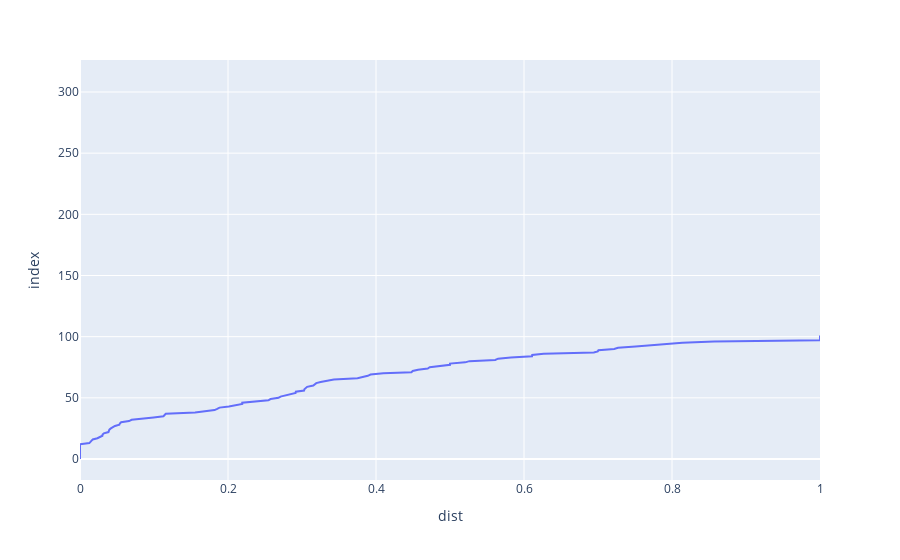

Source (notebook cell):
### Code cell
import plotly.express as px
df_sorted = df.sort_values(by="dist")
px.line(df_sorted.reset_index(drop=True).reset_index(), x="dist", y="index").show()

### Figure 1 — Plotly figure (JSON) as saved in the notebook; plotly's stock layout.template omitted (floating-point values rounded to 4 significant figures; data arrays with more than 128 entries replaced by an {"elided": "..."} marker saying what was removed)
{"data": [{"hovertemplate": "dist=%{x}<br>index=%{y}<extra></extra>", "legendgroup": "", "line": {"color": "#636efa", "dash": "solid"}, "marker": {"symbol": "circle"}, "mode": "lines", "name": "", "orientation": "v", "showlegend": false, "type": "scatter", "x": {"elided": "310 float values"}, "xaxis": "x", "y": {"elided": "310 int values"}, "yaxis": "y"}], "layout": {"legend": {"tracegroupgap": 0}, "margin": {"t": 60}, "xaxis": {"anchor": "y", "domain": [0, 1], "title": {"text": "dist"}}, "yaxis": {"anchor": "x", "domain": [0, 1], "title": {"text": "index"}}}}
